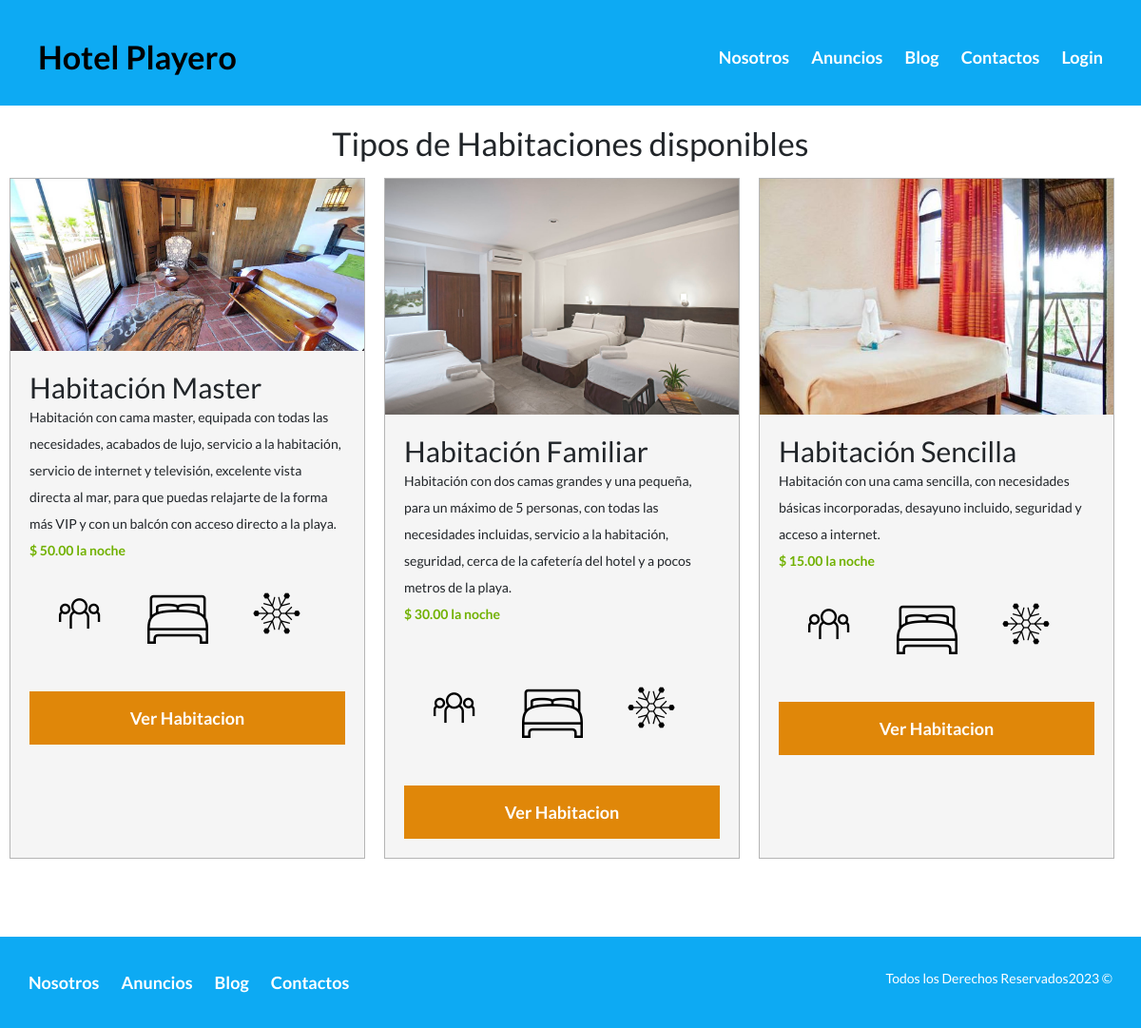
/anuncios/, run on the app's committed database.
### Hotel/models.py (models this page shows, shortened)
class Room (models.Model):
    title = models.CharField(max_length=100, verbose_name="Titulo")
    description = models.TextField(verbose_name="Descripcion")
    price = models.IntegerField(verbose_name="Precio")
    image = models.ImageField(verbose_name="Imagen", upload_to= "rooms")
    NumPeople = models.IntegerField(verbose_name="Numero de Personas")
    NumRoom = models.IntegerField(verbose_name="Numero de Habitaciones")
    created = models.DateTimeField(auto_now_add=True, verbose_name="Fecha de Creacion")
    updated = models.DateTimeField(auto_now=True, verbose_name="Fecha de Modificacion")
    class Meta:
        verbose_name = 'Habitacion'
        verbose_name_plural = 'Habitaciones'
        ordering = ["-created"]

### Hotel/views.py (the view)
# urls.py: path('anuncios/', anuncios.as_view(), name="anuncios"),
class anuncios(TemplateView):
    template_name = 'hotel/Anuncios.html'
    def get(selt, request):
        room = Room.objects.all()
        return render(request, selt.template_name, {'room': room})

### Hotel/templates/hotel/Anuncios.html (shortened to what this page needs)
{% extends 'core/base.html' %}
{% block header %}site-header{% endblock %}
{% block content %}
{% load static %}
<main class="section contenedor">
    <h2 class="fw-300 centrar-texto">Tipos de Habitaciones disponibles</h2>
    <div class="contenedor-anuncios">
        {% for room in room %}
            <div class="anuncio">
                <div>
                    <img src="{{room.image.url}}" alt="Anuncios">
                </div>
                <div class="contenido-anuncio">
                    <h3>{{room.title}}</h3>
                    <p>{{room.description}}</p>
                    <p class="precio"> $ {{room.price}}.00 la noche</p>
                    {% if room.price == 30 %}<br>{% endif %}
                    <ul class="iconos-caracteristicas">
                        <li>
                            <img src="{% static 'core/img/Icon_Person.png' %}" alt="Icono Persona">
                        </li>
                        <li>
                            <img src="{% static 'core/img/Icon_Cama.png' %}" alt="Icono Cama">
                        </li>
                        <li>
                            <img src="{% static 'core/img/Icon_Aire.png' %}" alt="Icono Aire">
                        </li>
                    </ul>
                    <div>
                        <a href="{% url 'anuncio' room.title %}" class="boton boton-amarillo d-block">Ver Habitacion</a>
                    </div>
                </div>
            </div>
        {% endfor %}
    </div>
</main>
<br>
{% endblock %}

### core/templates/core/base.html (shortened to what this page needs)
<!DOCTYPE html>
<html lang="en">
    <head>
        {% load static %}
        <link href="https://cdn.jsdelivr.net/npm/bootstrap@5.2.0/dist/css/bootstrap.min.css" rel="stylesheet">
        <link rel="stylesheet" href="https://cdn.datatables.net/1.10.20/css/jquery.dataTables.min.css">
        <link rel="stylesheet" href="{% static 'core/Css/Estilo.css' %}">
        <link rel="stylesheet" href="{% static 'core/Css/Normalize.css' %}">
    </head>
    <body>
        <header class="{% block header %}{% endblock %}">
            <div class="contenedor contenido-header">
                <div class="barra">
                    <a href="{% url 'home' %}" >
                        <div class="barra1">
                            <h2><strong>Hotel Playero</strong></h2>
                        </div>
                    </a>
                    <nav class="navegacion">
                        <a href="{% url 'nosotros' %}">Nosotros</a>
                        <a href="{% url 'anuncios' %}">Anuncios</a>
                        <a href="{% url 'blog' %}">Blog</a>
                        <a href="{% url 'contacto' %}">Contactos</a>
                        {% if user.is_authenticated %}
                            {% if user.is_superuser %}
                            <a href="{% url 'reservacion' %}">Reservaciones</a>
                            <a href="{% url 'asesoria' '0' %}">Asesorias</a>
                            {% else %}
                            <a href="{% url 'misreservacion' %}">Mis Reservaciones</a>
                            {% endif %}
                            <a href="{% url 'cerrar_sesion' %}">Cerrar Sesion</a>
                        {% else %}
                            <a href="{% url 'login' %}">Login</a>
                        {% endif %}
                    </nav>
                </div>
            </div>
        </header>
        {% block content %}{% endblock content %}
        <footer class="site-footer section">
            <div class="contenedor contenedor-footer">
                <nav class="navegacion n1">
                    <a href="{% url 'nosotros' %}">Nosotros</a>
                    <a href="{% url 'anuncios' %}">Anuncios</a>
                    <a href="{% url 'blog' %}">Blog</a>
                    <a href="{% url 'contacto' %}">Contactos</a>
                </nav>
                <div>
                <p class="copyringt">Todos los Derechos Reservados2023 &copy</p></div>
            </div>
        </footer>
    </body>
</html>

### core/static/core/Css/Estilo.css (style rules this page uses)
html { box-sizing: border-box; font-size: 62.5%; }
*, *:before, *:after { box-sizing: inherit; }
body { font-family: 'Lato', sans-serif; font-size: 1.6rem; line-height: 2; }
img { max-width: 100%; }
.contenedor { max-width: 120rem; margin: auto; }
h2 { font-size: 3.4rem; }
h3 { font-size: 3rem; }
p { font-size: 1.4rem; }
.section { margin-top: 2rem; margin-bottom: 2rem; }
.centrar-texto { text-align: center; }
.d-block { display: block!important; }
.boton { color: #ffffff; font-weight:700; text-decoration: none; font-size: 1.8rem; padding: 1rem 3rem; margin-top: 3rem; display: inline-block; text-align: center; border: none; }
.boton-amarillo { background-color: #E08709; }
.site-header { background-color: #0daaf3; padding: 1rem 0 3rem 0; }
.contenido-header { margin: 0 4rem; height: 100%; display: flex; flex-direction: column; justify-content: space-between; }
.barra a { text-decoration: none; color: white; }
.navegacion a { color: white; font-weight: 700; text-decoration: none; font-size: 1.8rem; margin-right: 2rem; }
.navegacion a:last-of-type { margin: 0; }
.contenedor-anuncios { width: 100%; display: flex; flex-wrap: wrap; flex-direction: row; }
.anuncio { margin: 1rem 1rem 1rem 1rem; width: calc(32% - 1rem); border: 1px solid #b5b5b5; background-color: #f5f5f5; }
.contenido-anuncio h3, .contenido-anuncio p { margin: 0; }
.precio { color: #71B100; font-weight: 700; }
.iconos-caracteristicas { list-style: none; padding: 0; display: flex; }
.iconos-caracteristicas li { display: flex; align-items: center; }
.iconos-caracteristicas li img { margin: 2rem; }
.site-footer { background-color: #0daaf3; margin: 2rem 0 0 0; }
.contenedor-footer { padding: 3rem 3rem; display: flex; justify-content: space-between; }
.copyringt { margin: 0; color: white; }
@media (min-width: 970px) { .barra { display: flex; justify-content: space-between; align-items: center; padding-top: 3rem; color: #0daaf3; } }
@media (min-width: 970px) { .barra1 h2 { margin: 0; color: #000000; } }
@media (min-width: 970px) { .contenido-anuncio { padding: 2rem; } }

### data on the page
Room: image (picture), title "Habitación Master", description "Habitación con cama master, equipada con todas las necesidades, acabados de lujo, servicio a la habitación, servicio de internet y televisión, excelente vista directa al mar, para que puedas relajarte de la forma más VIP y con un balcón con acceso directo a la playa.", price "50"
Room: image (picture), title "Habitación Familiar", description "Habitación con dos camas grandes y una pequeña, para un máximo de 5 personas, con todas las necesidades incluidas, servicio a la habitación, seguridad, cerca de la cafetería del hotel y a pocos metros de la playa.", price "30"
Room: image (picture), title "Habitación Sencilla", description "Habitación con una cama sencilla, con necesidades básicas incorporadas, desayuno incluido, seguridad y acceso a internet.", price "15"
